Frame 1 (no input): blank canvas, image omitted
Frame 60 (the mouse pressed at the canvas centre just before this capture): blank canvas, image omitted
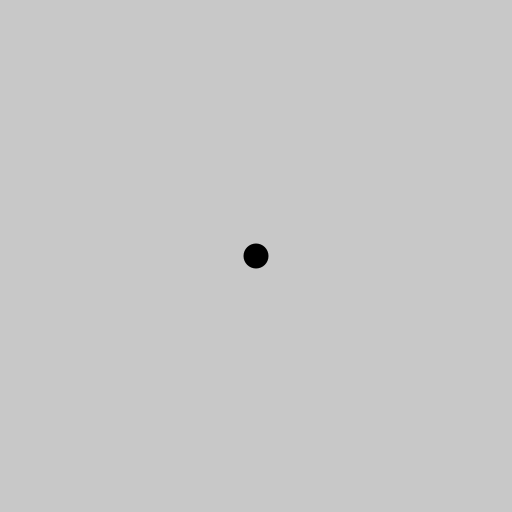
Frame 120 (the mouse held since frame 60 and released just before this capture)

The Processing sketch whose frames 1 and 60 were blank and that drew this single picture after the mouse press (run headless with seeded random() and noise(); from frame 60 on, the mouse is pressed at the canvas centre):

// Processing sketch: Prova_Lab_06_2_BlackHole
// ── Prova_Lab_06_2_BlackHole.pde
BlackHole B;
float N=25;
ArrayList<Asteroid> A;

void setup()
{
  size(512,512);
  B=new BlackHole();
  
}

void draw()
{
  background(200);
  B.display(mouseX,mouseY,25);
  
}

// ── Asteroid.pde
class Asteroid
{
  float x,y,d;
  
  Asteroid(float x, float y, float d)
  {
   this.x=x;
   this.y=y;
   this.d=d;
  }
  
  void display()
  {
   noStroke();
   fill(#A2581A);
   ellipse(x,y,d,d);
  }
  
}

// ── BlackHole.pde
class BlackHole
{
  float x,y,d;
  
  BlackHole()
  {
  
  }
  
  void display(float x, float y,float d )
  {
   this.x=x;
   this.y=y;
   this.d=d;
   noStroke();
   fill(0);
   ellipse(x,y,d,d);
  }
  
}
